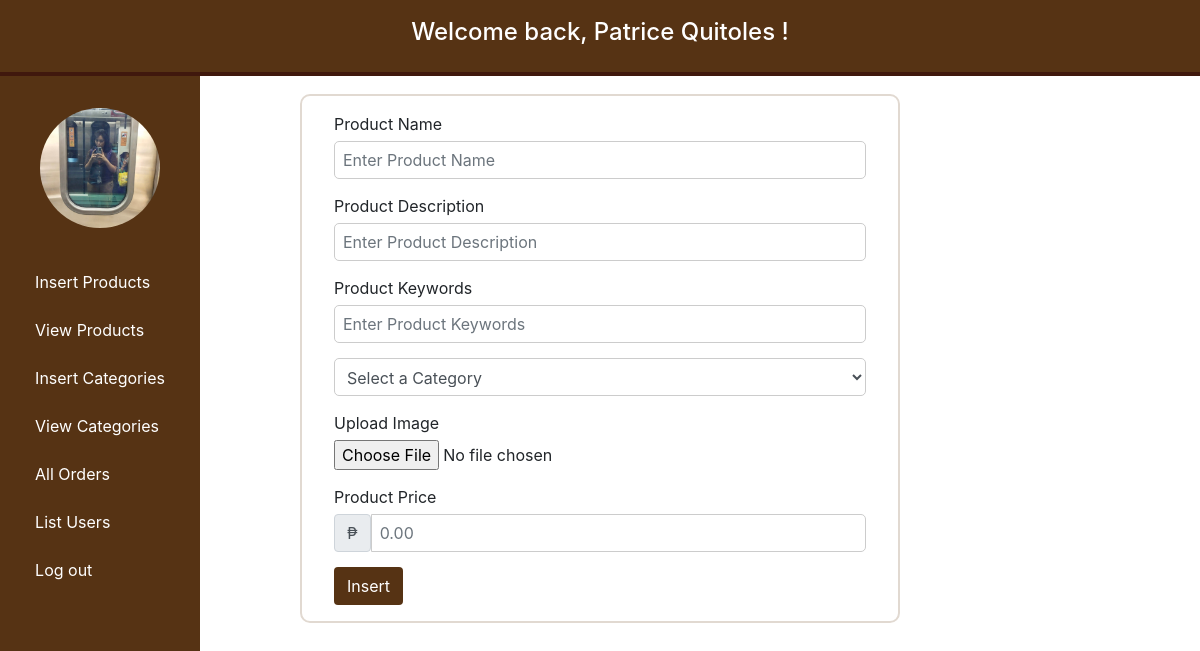
Page /admin/index.php?insert_product (signed in) on the committed database.
### tables this page shows
CREATE TABLE `admin_table` (
  `admin_id` int(11) NOT NULL,
  `username` varchar(255) NOT NULL,
  `admin_password` varchar(255) NOT NULL,
  `admin_profile` varchar(255) NOT NULL,
  `firstname` varchar(255) NOT NULL,
  `lastname` varchar(255) NOT NULL
);

### admin/index.php (the view, shortened to what this page needs)
<?php
  include("../include/connect.php");
  $admin_username = $_SESSION['username'];
?>
<!DOCTYPE html>
<html lang="en">
<head>
  <link href="https://stackpath.bootstrapcdn.com/bootstrap/4.5.2/css/bootstrap.min.css" rel="stylesheet">
  <link href="https://stackpath.bootstrapcdn.com/font-awesome/4.7.0/css/font-awesome.min.css" rel="stylesheet">
</head>
<body>
      <?php
        $select_image = "SELECT * FROM `admin_table` WHERE username = '$admin_username' ";
        $result = mysqli_query($con, $select_image);
        $fetch_image = mysqli_fetch_assoc($result);
        $admin_image = $fetch_image['admin_profile'];
        $admin_fname = $fetch_image['firstname'];
        $admin_lname = $fetch_image['lastname'];
      ?>
  <nav class="navbar navbar-expand-lg navbar-dark fixed-top">
    <a class="navbar-brand mx-auto" href="#"><h4>Welcome back, <?php echo $admin_fname; echo" "; echo $admin_lname; echo" ! ";?></h4></a>
  </nav>
  <div id="menu-toggle">&#9776;</div>
  <div class="fixed-menu">
    <div class="profile-img">
      <img src="../users_area/user_images/<?php echo $admin_image; ?>" alt="Profile Image" class="profile-img">
    </div>
    <div class="list-group text-center mt-3">
      <a href="index.php?insert_product" class="list-group-item list-group-item-action">Insert Products</a>
      <a href="index.php?view_product" class="list-group-item list-group-item-action">View Products</a>
      <a href="index.php?insert_category" class="list-group-item list-group-item-action">Insert Categories</a>
      <a href="index.php?view_categories" class="list-group-item list-group-item-action">View Categories</a>
      <a href="index.php?all_orders" class="list-group-item list-group-item-action">All Orders</a>
      <a href="index.php?all_users" class="list-group-item list-group-item-action">List Users</a>
      <a href="index.php?logout" class="list-group-item list-group-item-action">Log out</a>
    </div>
  </div>
  <?php
    if(isset($_GET["insert_product"])){
        include("insert_products.php");
    }
?>
</body>
</html>

### admin/index.php (style rules this page uses)
:root { --theme-color: #563314; --hover-color: #B8860B; --body-bg-color: #E1D9D1; --sidebar-width: 200px; }
.navbar { background-color: var(--theme-color); color: white; position: fixed; width: 100%; top: 0; z-index: 1001; border-bottom: 4px solid #40180D; height: 76px; }
.navbar-brand, .navbar-nav .nav-link { color: white; }
.profile-img { width: 120px; height: 120px; border-radius: 50%; object-fit: cover; object-position: center; margin-bottom: 20px; margin-top: 6px; }
.fixed-menu { background-color: var(--theme-color); color: white; height: 100vh; width: var(--sidebar-width); position: fixed; top: 76px; left: 0; overflow-y: auto; z-index: 1000; display: flex; flex-direction: column; align-items: center; padding-top: 20px; }
.list-group-item { text-align: left; border: none; border-radius: 0; background-color: transparent !important; color: white; transition: color 0.3s; }
.list-group-item:last-child { margin-top: auto; }

### rows in the picture
admin_table: firstname "Patrice", lastname "Quitoles", admin_profile (picture)
